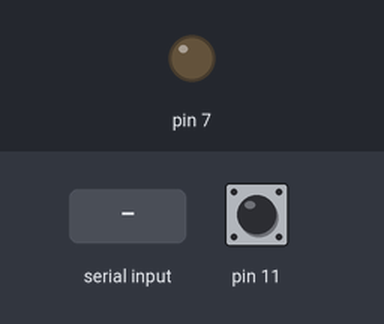
This sketch was run on a simulated Arduino Uno, built with avr-gcc and run on an emulated ATmega328P. Shown: output pins drawn as LEDs (lit = HIGH). Inputs (shaded band) come from the test bench; at power-on: pin 11 HIGH.

Above: at 1.2 s.
1.3 s: "1" received over Serial
At 2.5 s:
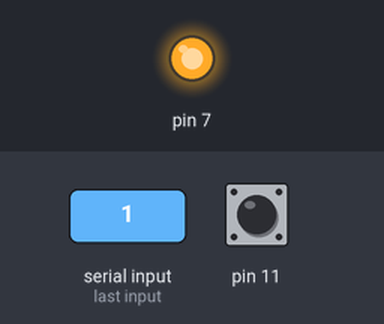
Timing chart, 0 to 7.8 s (numbered marks = the images above; inputs shaded):
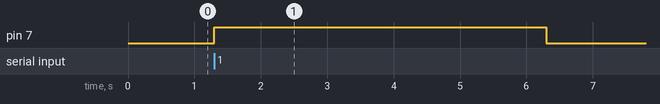

The sketch:

serial_communication.ino
```cpp
void setup() {
  // put your setup code here, to run once:
pinMode(11,INPUT);
pinMode(7,OUTPUT);
Serial.begin(9600);
}

char a;

void loop() {
  // put your main code here, to run repeatedly:
if(digitalRead(11)==LOW)
{
  Serial.write("1");
  digitalWrite(7,LOW);
}

a=Serial.read();
if(a=='1')
{
digitalWrite(7,HIGH);
delay(5000);
digitalWrite(7,LOW);
a='0';
}
}
```

Measured:
- after the input at 1.3 s, pin 7: LOW → HIGH at once, → LOW 5.0 s later
